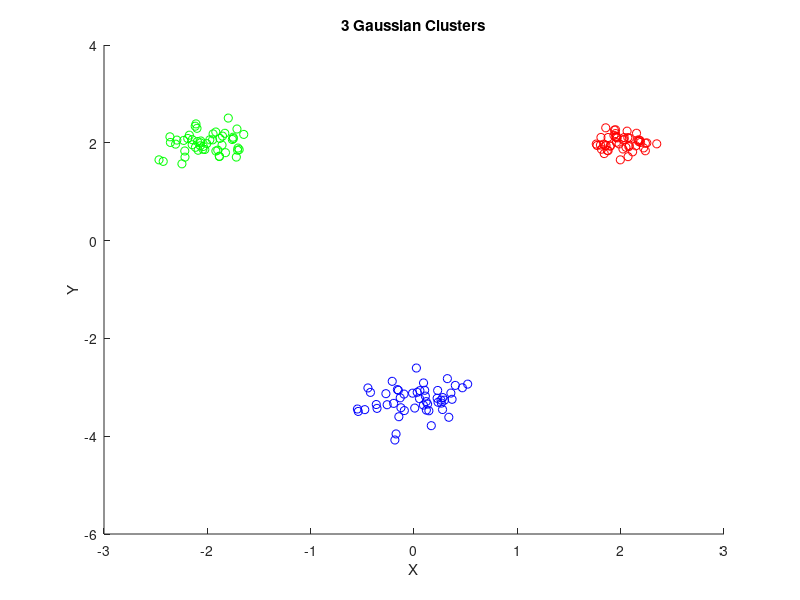

MATLAB code for this plot: (Note: this script raises an error after producing the figure.)
% Edward Hong
% K Means Clustering

%% Intialization
clc, clear
% generating 3 gaussian clusters
data_1 = [normrnd(2,sqrt(0.02),1,50);normrnd(2,sqrt(0.02),1,50)];
data_2 = [normrnd(-2,sqrt(0.05),1,50);normrnd(2,sqrt(0.05),1,50)];
data_3 = [normrnd(0,sqrt(0.07),1,50);normrnd(-3.25,sqrt(0.07),1,50)];
DATA = [data_1,data_2,data_3];

%% Plotting Dataset
figure; hold;
scatter(data_1(1,:),data_1(2,:),'r')
scatter(data_2(1,:),data_2(2,:),'g')
scatter(data_3(1,:),data_3(2,:),'b')
title('3 Gaussian Clusters')
xlabel('X')
ylabel('Y')

%% Clustering N clusters
kMean(DATA, 3, 0.025) % # of cluster mean = clusters
kMean(DATA, 10, 0.025) % # of cluster mean > clusters

%% Algorithm Implementaiton
function kMean(DATA, N, threshold)
    %%% initializations
    [~, nData] = size(DATA);
    fin_labels = zeros(nData,1);
    fin_MU = zeros(N,2); % Will save all MU initial and its final
    M = 10; % # of trials
    
    for i = 1:N % repeat N clusters
        WCSS = Inf; % initialize as INF to find minimum
        for j = 1:M % repeats for M trials
            % initializations
            converged = false;
            MU_init = zeros(i,2);

            for k = 1:i
                MU_init(k,:) = DATA(:,randperm(nData,1))';
            end
            MU_previous = MU_init;
            MU_current = MU_init;
            
            while (~converged)
                %%% each data observation assigned to a cluster with nearest mean:
                dist = sum(MU_current .* MU_current , 2) + sum(DATA .* DATA, 1) - (2.*MU_current * DATA);
                [min_dist,indx ] = min(dist,[],1);

                %%% update the cluster means
                MU_previous = MU_current;
                for k = 1:i
                    MU_current(k,:) = mean(DATA(:,indx' == k),2)';
                end

                %%% check for convergence threshold
                per_change = (MU_current - MU_previous)./(MU_previous);
                if (abs(max(per_change,[],'all')) < threshold)
                    converged = true;
                end

                %%% plot clustering results if converged:
                if (converged)
                    %%% get WCSS metric
                    if (sum(min_dist) < WCSS)
                        WCSS = sum(min_dist);
                        fin_labels = indx';
                        fin_MU = MU_current;
                    end
                end
            end
        end
    end

    %%% Plot
    cmap = colormap(parula(N)); % random colors
    c_shuffle = randperm(N);
    
    figure; hold;
    for i = 1:N
        plot(fin_MU(i,1),fin_MU(i,2),'Marker','square','MarkerEdgeColor','k','MarkerFaceColor',cmap(c_shuffle(i),:),'MarkerSize',12)
        scatter(DATA(1,fin_labels == i),DATA(2,fin_labels == i),'MarkerEdgeColor',cmap(c_shuffle(i),:))
    end
    title(sprintf('kMeans clustering for %d clusters', N))
    xlabel('X')
    ylabel('Y')
end
